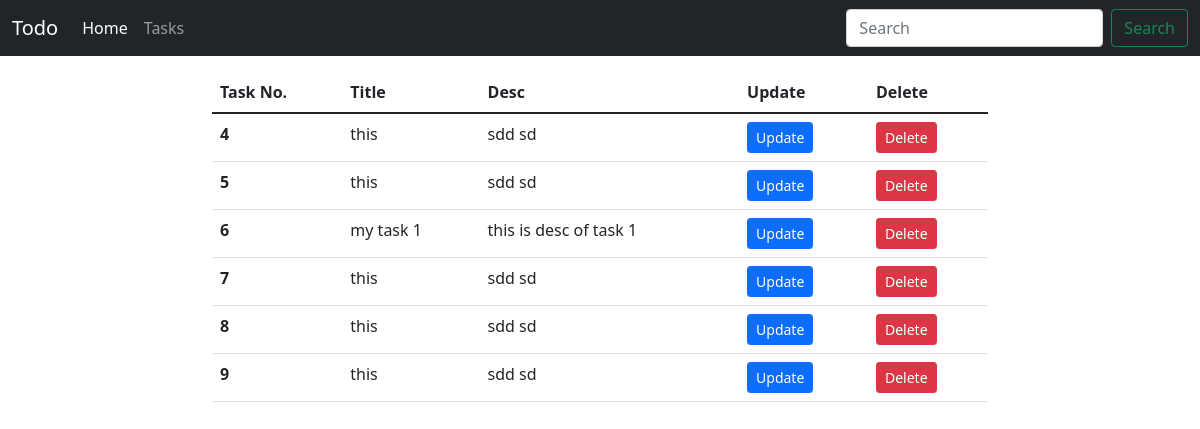
/tasks/, run on the app's committed database.
### app/models.py (models this page shows)
class Task(models.Model):
    taskTitle = models.CharField(max_length=40)
    taskDesc = models.TextField()
    time = models.DateTimeField(auto_now_add=True)

### app/views.py (the view)
# urls.py: path('tasks/',views.tasks, name='tasks' ),
def tasks(request):
    allTasks = Task.objects.all()
    context = {'tasks':allTasks}
    return render(request, 'tasks.html',context)

### app/templates/tasks.html
{% extends "base.html" %}
{% block content %}
<table class="table">
    <thead>
      <tr>
        <th scope="col">Task No. </th>
        <th scope="col">Title</th>
        <th scope="col">Desc</th>
        <th scope="col">Update</th>
        <th scope="col">Delete</th>
      </tr>
    </thead>
    <tbody>
        {% for task in tasks %}
        <tr>
            <th scope="row">{{ task.id }}</th>
            <td>{{ task.taskTitle }}</td>
            <td>{{ task.taskDesc }}</td>
            <td><a href="/update/{{task.id}}"><button type="button" class="btn btn-primary btn-sm" >Update</button></a>
            <td><a href="/delete/{{task.id}}"><button type="button" class="btn btn-danger btn-sm" >Delete</button></a>
            </td>
        </tr>
        {% endfor %}
    </tbody>
  </table>
{% endblock %}

### app/templates/base.html (shortened to what this page needs)
<!doctype html>
<html lang="en">
  <head>
    <link href="https://cdn.jsdelivr.net/npm/bootstrap@5.1.3/dist/css/bootstrap.min.css" rel="stylesheet">
  </head>
  <body>
    <nav class="navbar navbar-expand-lg navbar-dark bg-dark">
        <div class="container-fluid">
          <a class="navbar-brand" href="/">Todo</a>
          <div class="collapse navbar-collapse" id="navbarSupportedContent">
            <ul class="navbar-nav me-auto mb-2 mb-lg-0">
              <li class="nav-item">
                <a class="nav-link active" aria-current="page" href="/">Home</a>
              </li>
              <li class="nav-item">
                <a class="nav-link" href="/tasks">Tasks</a>
              </li>
            </ul>
            <form class="d-flex">
              <input class="form-control me-2" type="search" placeholder="Search" aria-label="Search">
              <button class="btn btn-outline-success" type="submit">Search</button>
            </form>
          </div>
        </div>
      </nav>
      <div class="container py-3 col-8 ">
      {% block content %}
      {% endblock %}
    </div>
  </body>
</html>

### data on the page
Task: id "4", taskTitle "this", taskDesc "sdd sd"
Task: id "5", taskTitle "this", taskDesc "sdd sd"
Task: id "6", taskTitle "my task 1", taskDesc "this is desc of task 1"
Task: id "7", taskTitle "this", taskDesc "sdd sd"
Task: id "8", taskTitle "this", taskDesc "sdd sd"
Task: id "9", taskTitle "this", taskDesc "sdd sd"
